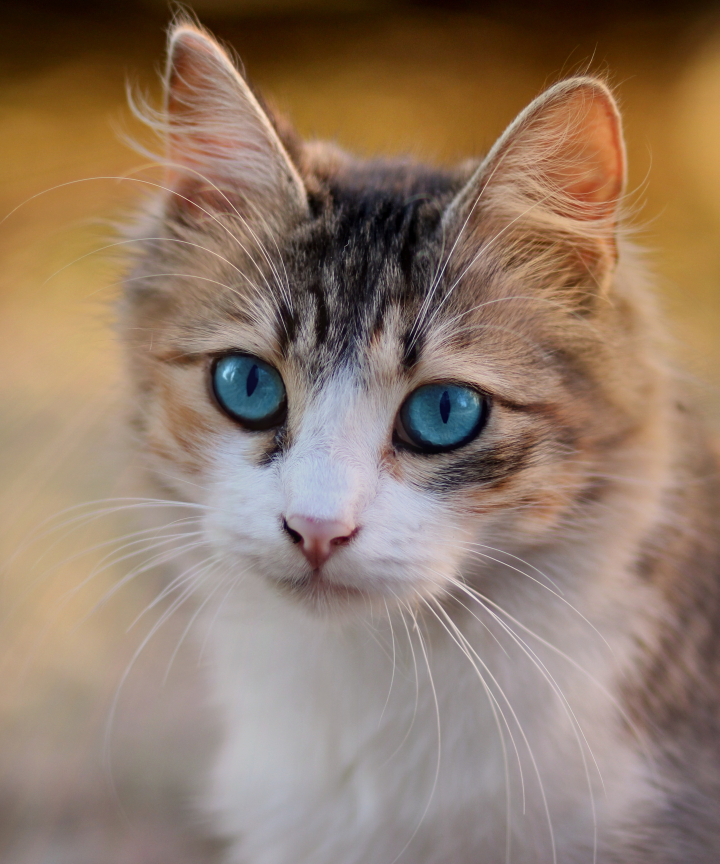
#> input picture opencv/photos/cat.jpg, 2877 x 3456 px (shown at 1/4 size)
$ python thresh.py
#> lines starting #> are read from the running program, lines starting #| are printed output that depends on the picture; after the words box and inside, x2 and y2 are one past the last pixel; in counts of white or black regions, pixels touching at a corner belong together
import cv2 as cv

img = cv.imread('photos/cat.jpg')
#> img is the input picture: shape (3456, 2877, 3); mean B, G, R 105.3, 122.8, 145.3
img = cv.resize(img , (500,500))
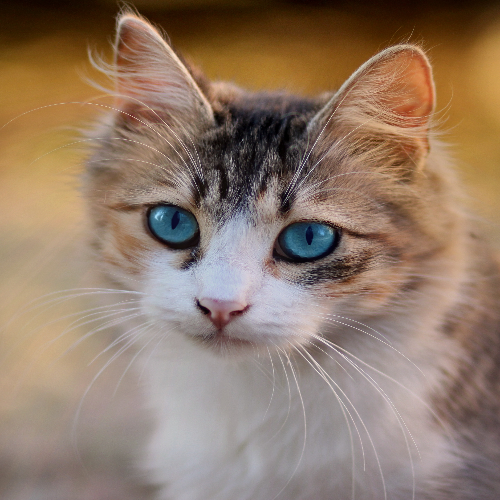
#> img: shape (500, 500, 3); mean B, G, R 105.2, 122.7, 145.2
cv.imshow('img', img)


gray = cv.cvtColor(img , cv.COLOR_BGR2GRAY)
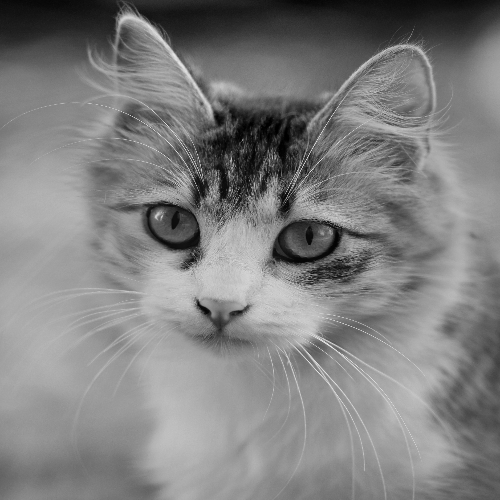
#> gray: shape (500, 500); min 0, max 232, mean 127.4
cv.imshow('gray' , gray)

#simple threshold
threshold , thresh = cv.threshold(gray , 150 , 255 , cv.THRESH_BINARY)
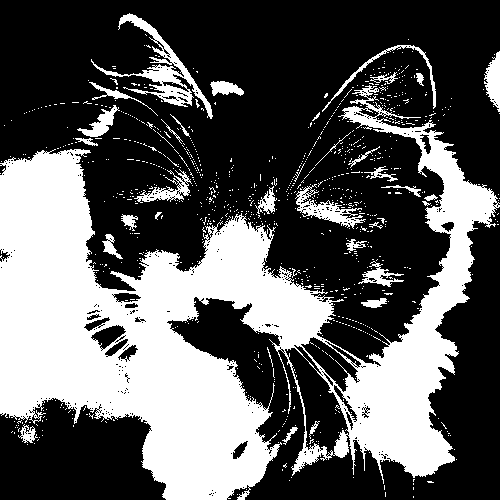
#> thresh: shape (500, 500); 35.7% white; 904 white regions (870 under 20 px), largest, box (x1, y1, x2, y2) and area: (0, 85, 500, 500) 78706, (91, 13, 213, 119) 2265, (295, 184, 366, 229) 952
cv.imshow('thresh' , thresh)
print(threshold) # will print 150

threshold , thresh_inv = cv.threshold(gray , 150 , 255 , cv.THRESH_BINARY_INV)
cv.imshow('thresh inverse' , thresh_inv)

#adaptive threshold
adaptive_thresh = cv.adaptiveThreshold(gray , 255 , cv.ADAPTIVE_THRESH_MEAN_C, cv.THRESH_BINARY, 11 ,3)
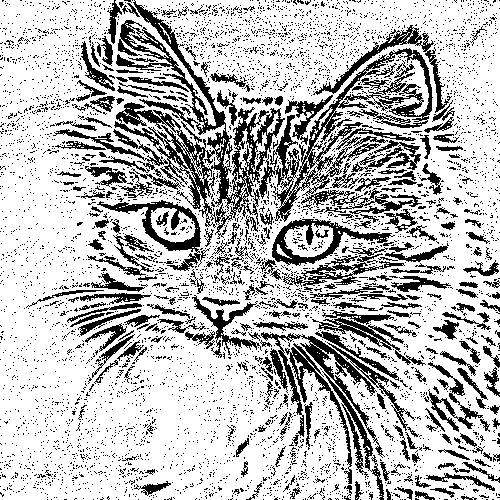
#> adaptive_thresh: shape (500, 500); 74.2% white; 5316 black regions (5025 under 20 px), largest, box (x1, y1, x2, y2) and area: (114, 0, 285, 239) 8692, (259, 48, 433, 222) 5547, (261, 332, 385, 458) 1930
cv.imshow('adaptive thresh' , adaptive_thresh)

cv.waitKey(0)

$ run again, with opencv/photos/covid.jpg copied over opencv/photos/cat.jpg
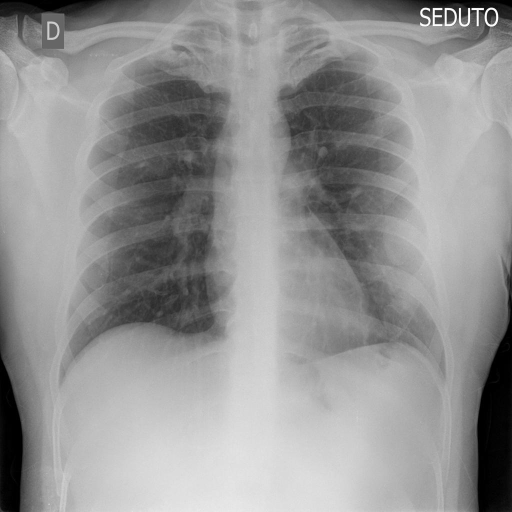
#> input picture opencv/photos/covid.jpg, 1024 x 1024 px (shown at 1/2 size)
#> img is the input picture: shape (1024, 1024, 3); min 0, max 255, mean 147.1
#> img: shape (500, 500, 3)
#> `threshold , thresh = cv.threshold(gray , 150 , 255 , cv.THRESH_BINARY)`:
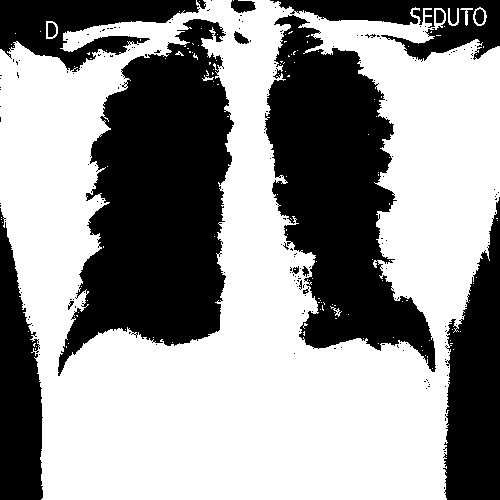
#> thresh: shape (500, 500); 58.8% white; 201 black regions (184 under 20 px), largest, box (x1, y1, x2, y2) and area: (58, 19, 234, 376) 37176, (264, 15, 436, 372) 30921, (443, 197, 500, 500) 11698
#> `adaptive_thresh = cv.adaptiveThreshold(gray , 255 , cv.ADAPTIVE_THRESH..`:
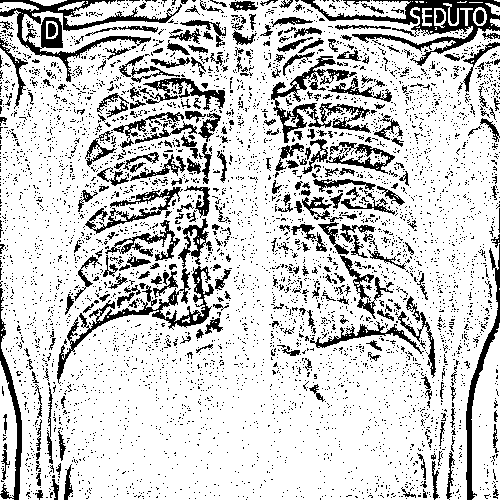
#> adaptive_thresh: shape (500, 500); 80.2% white; 4921 black regions (4614 under 20 px), largest, box (x1, y1, x2, y2) and area: (301, 0, 500, 66) 3193, (0, 0, 182, 82) 2695, (57, 266, 214, 384) 2143
